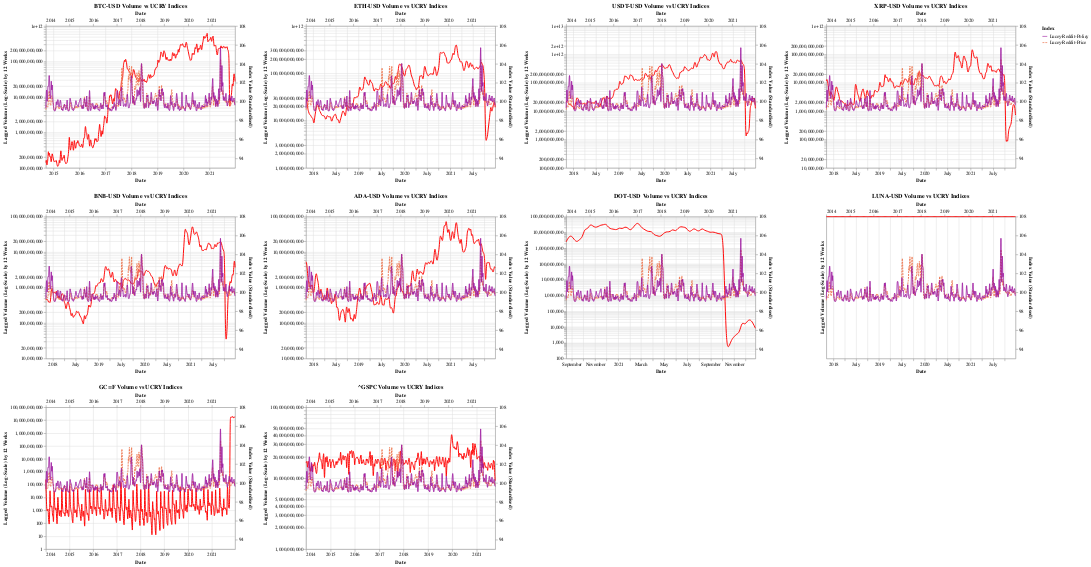

Notebook code for this chart:
### Markdown cell above
**Volume when h=12**

### Code cell
gen_Y_vs_ucry_chart(12, Y='Volume')

### Figure 1 — Vega-Lite specification as saved in the notebook (floating-point values rounded to 4 significant figures; data arrays with more than 128 entries replaced by an {"elided": "..."} marker saying what was removed)
{"config": {"view": {"continuousWidth": 400, "continuousHeight": 300}}, "concat": [{"layer": [{"mark": {"type": "line", "interpolate": "basis"}, "encoding": {"color": {"value": "#FF0000"}, "tooltip": [{"field": "Date", "type": "temporal"}, {"field": "Volume (Lag=12)", "type": "quantitative"}, {"field": "Ticker", "type": "nominal"}], "x": {"field": "Date", "type": "temporal"}, "y": {"field": "Volume (Lag=12)", "scale": {"type": "log"}, "title": "Lagged Volume (Log-Scale) by 12 Weeks", "type": "quantitative"}}}, {"data": {"name": "data-9193622dbca9102f8eda1e621fa5ecb6"}, "mark": {"type": "line", "interpolate": "basis"}, "encoding": {"color": {"field": "Index", "scale": {"scheme": "plasma"}, "type": "nominal"}, "strokeDash": {"field": "Index", "type": "nominal"}, "tooltip": [{"field": "Date", "type": "temporal"}, {"field": "Index Value (Standardised)", "type": "quantitative"}, {"field": "Index", "type": "nominal"}], "x": {"field": "Date", "type": "temporal"}, "y": {"field": "Index Value (Standardised)", "scale": {"domain": [93, 108]}, "type": "quantitative"}}}], "data": {"name": "data-76f56b61b9d655b8bd551811e0b571c7"}, "resolve": {"scale": {"x": "independent", "y": "independent"}}, "title": "BTC-USD Volume vs UCRY Indices", "transform": [{"filter": "(datum.Ticker === 'BTC-USD')"}]}, {"layer": [{"mark": {"type": "line", "interpolate": "basis"}, "encoding": {"color": {"value": "#FF0000"}, "tooltip": [{"field": "Date", "type": "temporal"}, {"field": "Volume (Lag=12)", "type": "quantitative"}, {"field": "Ticker", "type": "nominal"}], "x": {"field": "Date", "type": "temporal"}, "y": {"field": "Volume (Lag=12)", "scale": {"type": "log"}, "title": "Lagged Volume (Log-Scale) by 12 Weeks", "type": "quantitative"}}}, {"data": {"name": "data-9193622dbca9102f8eda1e621fa5ecb6"}, "mark": {"type": "line", "interpolate": "basis"}, "encoding": {"color": {"field": "Index", "scale": {"scheme": "plasma"}, "type": "nominal"}, "strokeDash": {"field": "Index", "type": "nominal"}, "tooltip": [{"field": "Date", "type": "temporal"}, {"field": "Index Value (Standardised)", "type": "quantitative"}, {"field": "Index", "type": "nominal"}], "x": {"field": "Date", "type": "temporal"}, "y": {"field": "Index Value (Standardised)", "scale": {"domain": [93, 108]}, "type": "quantitative"}}}], "data": {"name": "data-76f56b61b9d655b8bd551811e0b571c7"}, "resolve": {"scale": {"x": "independent", "y": "independent"}}, "title": "ETH-USD Volume vs UCRY Indices", "transform": [{"filter": "(datum.Ticker === 'ETH-USD')"}]}, {"layer": [{"mark": {"type": "line", "interpolate": "basis"}, "encoding": {"color": {"value": "#FF0000"}, "tooltip": [{"field": "Date", "type": "temporal"}, {"field": "Volume (Lag=12)", "type": "quantitative"}, {"field": "Ticker", "type": "nominal"}], "x": {"field": "Date", "type": "temporal"}, "y": {"field": "Volume (Lag=12)", "scale": {"type": "log"}, "title": "Lagged Volume (Log-Scale) by 12 Weeks", "type": "quantitative"}}}, {"data": {"name": "data-9193622dbca9102f8eda1e621fa5ecb6"}, "mark": {"type": "line", "interpolate": "basis"}, "encoding": {"color": {"field": "Index", "scale": {"scheme": "plasma"}, "type": "nominal"}, "strokeDash": {"field": "Index", "type": "nominal"}, "tooltip": [{"field": "Date", "type": "temporal"}, {"field": "Index Value (Standardised)", "type": "quantitative"}, {"field": "Index", "type": "nominal"}], "x": {"field": "Date", "type": "temporal"}, "y": {"field": "Index Value (Standardised)", "scale": {"domain": [93, 108]}, "type": "quantitative"}}}], "data": {"name": "data-76f56b61b9d655b8bd551811e0b571c7"}, "resolve": {"scale": {"x": "independent", "y": "independent"}}, "title": "USDT-USD Volume vs UCRY Indices", "transform": [{"filter": "(datum.Ticker === 'USDT-USD')"}]}, {"layer": [{"mark": {"type": "line", "interpolate": "basis"}, "encoding": {"color": {"value": "#FF0000"}, "tooltip": [{"field": "Date", "type": "temporal"}, {"field": "Volume (Lag=12)", "type": "quantitative"}, {"field": "Ticker", "type": "nominal"}], "x": {"field": "Date", "type": "temporal"}, "y": {"field": "Volume (Lag=12)", "scale": {"type": "log"}, "title": "Lagged Volume (Log-Scale) by 12 Weeks", "type": "quantitative"}}}, {"data": {"name": "data-9193622dbca9102f8eda1e621fa5ecb6"}, "mark": {"type": "line", "interpolate": "basis"}, "encoding": {"color": {"field": "Index", "scale": {"scheme": "plasma"}, "type": "nominal"}, "strokeDash": {"field": "Index", "type": "nominal"}, "tooltip": [{"field": "Date", "type": "temporal"}, {"field": "Index Value (Standardised)", "type": "quantitative"}, {"field": "Index", "type": "nominal"}], "x": {"field": "Date", "type": "temporal"}, "y": {"field": "Index Value (Standardised)", "scale": {"domain": [93, 108]}, "type": "quantitative"}}}], "data": {"name": "data-76f56b61b9d655b8bd551811e0b571c7"}, "resolve": {"scale": {"x": "independent", "y": "independent"}}, "title": "XRP-USD Volume vs UCRY Indices", "transform": [{"filter": "(datum.Ticker === 'XRP-USD')"}]}, {"layer": [{"mark": {"type": "line", "interpolate": "basis"}, "encoding": {"color": {"value": "#FF0000"}, "tooltip": [{"field": "Date", "type": "temporal"}, {"field": "Volume (Lag=12)", "type": "quantitative"}, {"field": "Ticker", "type": "nominal"}], "x": {"field": "Date", "type": "temporal"}, "y": {"field": "Volume (Lag=12)", "scale": {"type": "log"}, "title": "Lagged Volume (Log-Scale) by 12 Weeks", "type": "quantitative"}}}, {"data": {"name": "data-9193622dbca9102f8eda1e621fa5ecb6"}, "mark": {"type": "line", "interpolate": "basis"}, "encoding": {"color": {"field": "Index", "scale": {"scheme": "plasma"}, "type": "nominal"}, "strokeDash": {"field": "Index", "type": "nominal"}, "tooltip": [{"field": "Date", "type": "temporal"}, {"field": "Index Value (Standardised)", "type": "quantitative"}, {"field": "Index", "type": "nominal"}], "x": {"field": "Date", "type": "temporal"}, "y": {"field": "Index Value (Standardised)", "scale": {"domain": [93, 108]}, "type": "quantitative"}}}], "data": {"name": "data-76f56b61b9d655b8bd551811e0b571c7"}, "resolve": {"scale": {"x": "independent", "y": "independent"}}, "title": "BNB-USD Volume vs UCRY Indices", "transform": [{"filter": "(datum.Ticker === 'BNB-USD')"}]}, {"layer": [{"mark": {"type": "line", "interpolate": "basis"}, "encoding": {"color": {"value": "#FF0000"}, "tooltip": [{"field": "Date", "type": "temporal"}, {"field": "Volume (Lag=12)", "type": "quantitative"}, {"field": "Ticker", "type": "nominal"}], "x": {"field": "Date", "type": "temporal"}, "y": {"field": "Volume (Lag=12)", "scale": {"type": "log"}, "title": "Lagged Volume (Log-Scale) by 12 Weeks", "type": "quantitative"}}}, {"data": {"name": "data-9193622dbca9102f8eda1e621fa5ecb6"}, "mark": {"type": "line", "interpolate": "basis"}, "encoding": {"color": {"field": "Index", "scale": {"scheme": "plasma"}, "type": "nominal"}, "strokeDash": {"field": "Index", "type": "nominal"}, "tooltip": [{"field": "Date", "type": "temporal"}, {"field": "Index Value (Standardised)", "type": "quantitative"}, {"field": "Index", "type": "nominal"}], "x": {"field": "Date", "type": "temporal"}, "y": {"field": "Index Value (Standardised)", "scale": {"domain": [93, 108]}, "type": "quantitative"}}}], "data": {"name": "data-76f56b61b9d655b8bd551811e0b571c7"}, "resolve": {"scale": {"x": "independent", "y": "independent"}}, "title": "ADA-USD Volume vs UCRY Indices", "transform": [{"filter": "(datum.Ticker === 'ADA-USD')"}]}, {"layer": [{"mark": {"type": "line", "interpolate": "basis"}, "encoding": {"color": {"value": "#FF0000"}, "tooltip": [{"field": "Date", "type": "temporal"}, {"field": "Volume (Lag=12)", "type": "quantitative"}, {"field": "Ticker", "type": "nominal"}], "x": {"field": "Date", "type": "temporal"}, "y": {"field": "Volume (Lag=12)", "scale": {"type": "log"}, "title": "Lagged Volume (Log-Scale) by 12 Weeks", "type": "quantitative"}}}, {"data": {"name": "data-9193622dbca9102f8eda1e621fa5ecb6"}, "mark": {"type": "line", "interpolate": "basis"}, "encoding": {"color": {"field": "Index", "scale": {"scheme": "plasma"}, "type": "nominal"}, "strokeDash": {"field": "Index", "type": "nominal"}, "tooltip": [{"field": "Date", "type": "temporal"}, {"field": "Index Value (Standardised)", "type": "quantitative"}, {"field": "Index", "type": "nominal"}], "x": {"field": "Date", "type": "temporal"}, "y": {"field": "Index Value (Standardised)", "scale": {"domain": [93, 108]}, "type": "quantitative"}}}], "data": {"name": "data-76f56b61b9d655b8bd551811e0b571c7"}, "resolve": {"scale": {"x": "independent", "y": "independent"}}, "title": "DOT-USD Volume vs UCRY Indices", "transform": [{"filter": "(datum.Ticker === 'DOT-USD')"}]}, {"layer": [{"mark": {"type": "line", "interpolate": "basis"}, "encoding": {"color": {"value": "#FF0000"}, "tooltip": [{"field": "Date", "type": "temporal"}, {"field": "Volume (Lag=12)", "type": "quantitative"}, {"field": "Ticker", "type": "nominal"}], "x": {"field": "Date", "type": "temporal"}, "y": {"field": "Volume (Lag=12)", "scale": {"type": "log"}, "title": "Lagged Volume (Log-Scale) by 12 Weeks", "type": "quantitative"}}}, {"data": {"name": "data-9193622dbca9102f8eda1e621fa5ecb6"}, "mark": {"type": "line", "interpolate": "basis"}, "encoding": {"color": {"field": "Index", "scale": {"scheme": "plasma"}, "type": "nominal"}, "strokeDash": {"field": "Index", "type": "nominal"}, "tooltip": [{"field": "Date", "type": "temporal"}, {"field": "Index Value (Standardised)", "type": "quantitative"}, {"field": "Index", "type": "nominal"}], "x": {"field": "Date", "type": "temporal"}, "y": {"field": "Index Value (Standardised)", "scale": {"domain": [93, 108]}, "type": "quantitative"}}}], "data": {"name": "data-76f56b61b9d655b8bd551811e0b571c7"}, "resolve": {"scale": {"x": "independent", "y": "independent"}}, "title": "LUNA-USD Volume vs UCRY Indices", "transform": [{"filter": "(datum.Ticker === 'LUNA-USD')"}]}, {"layer": [{"mark": {"type": "line", "interpolate": "basis"}, "encoding": {"color": {"value": "#FF0000"}, "tooltip": [{"field": "Date", "type": "temporal"}, {"field": "Volume (Lag=12)", "type": "quantitative"}, {"field": "Ticker", "type": "nominal"}], "x": {"field": "Date", "type": "temporal"}, "y": {"field": "Volume (Lag=12)", "scale": {"type": "log"}, "title": "Lagged Volume (Log-Scale) by 12 Weeks", "type": "quantitative"}}}, {"data": {"name": "data-9193622dbca9102f8eda1e621fa5ecb6"}, "mark": {"type": "line", "interpolate": "basis"}, "encoding": {"color": {"field": "Index", "scale": {"scheme": "plasma"}, "type": "nominal"}, "strokeDash": {"field": "Index", "type": "nominal"}, "tooltip": [{"field": "Date", "type": "temporal"}, {"field": "Index Value (Standardised)", "type": "quantitative"}, {"field": "Index", "type": "nominal"}], "x": {"field": "Date", "type": "temporal"}, "y": {"field": "Index Value (Standardised)", "scale": {"domain": [93, 108]}, "type": "quantitative"}}}], "data": {"name": "data-76f56b61b9d655b8bd551811e0b571c7"}, "resolve": {"scale": {"x": "independent", "y": "independent"}}, "title": "GC=F Volume vs UCRY Indices", "transform": [{"filter": "(datum.Ticker === 'GC=F')"}]}, {"layer": [{"mark": {"type": "line", "interpolate": "basis"}, "encoding": {"color": {"value": "#FF0000"}, "tooltip": [{"field": "Date", "type": "temporal"}, {"field": "Volume (Lag=12)", "type": "quantitative"}, {"field": "Ticker", "type": "nominal"}], "x": {"field": "Date", "type": "temporal"}, "y": {"field": "Volume (Lag=12)", "scale": {"type": "log"}, "title": "Lagged Volume (Log-Scale) by 12 Weeks", "type": "quantitative"}}}, {"data": {"name": "data-9193622dbca9102f8eda1e621fa5ecb6"}, "mark": {"type": "line", "interpolate": "basis"}, "encoding": {"color": {"field": "Index", "scale": {"scheme": "plasma"}, "type": "nominal"}, "strokeDash": {"field": "Index", "type": "nominal"}, "tooltip": [{"field": "Date", "type": "temporal"}, {"field": "Index Value (Standardised)", "type": "quantitative"}, {"field": "Index", "type": "nominal"}], "x": {"field": "Date", "type": "temporal"}, "y": {"field": "Index Value (Standardised)", "scale": {"domain": [93, 108]}, "type": "quantitative"}}}], "data": {"name": "data-76f56b61b9d655b8bd551811e0b571c7"}, "resolve": {"scale": {"x": "independent", "y": "independent"}}, "title": "^GSPC Volume vs UCRY Indices", "transform": [{"filter": "(datum.Ticker === '^GSPC')"}]}], "columns": 4, "$schema": "https://vega.github.io/schema/vega-lite/v4.17.0.json", "datasets": {"data-76f56b61b9d655b8bd551811e0b571c7": {"elided": "2579 records"}, "data-9193622dbca9102f8eda1e621fa5ecb6": {"elided": "836 records"}}}
